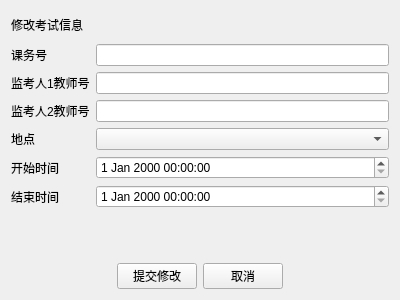
<?xml version="1.0" encoding="UTF-8"?>
<ui version="4.0">
 <class>admin_update_exam</class>
 <widget class="QWidget" name="admin_update_exam">
  <property name="geometry">
   <rect>
    <x>0</x>
    <y>0</y>
    <width>400</width>
    <height>300</height>
   </rect>
  </property>
  <property name="windowTitle">
   <string>Form</string>
  </property>
  <layout class="QVBoxLayout" name="verticalLayout" stretch="1,8,1">
   <item>
    <widget class="QLabel" name="label">
     <property name="text">
      <string>修改考试信息</string>
     </property>
    </widget>
   </item>
   <item>
    <layout class="QFormLayout" name="formLayout">
     <item row="0" column="0">
      <widget class="QLabel" name="Label">
       <property name="text">
        <string>课务号</string>
       </property>
      </widget>
     </item>
     <item row="0" column="1">
      <widget class="QLineEdit" name="LineEdit"/>
     </item>
     <item row="1" column="0">
      <widget class="QLabel" name="Label1">
       <property name="text">
        <string>监考人1教师号</string>
       </property>
      </widget>
     </item>
     <item row="1" column="1">
      <widget class="QLineEdit" name="LineEdit1"/>
     </item>
     <item row="2" column="0">
      <widget class="QLabel" name="Label2">
       <property name="text">
        <string>监考人2教师号</string>
       </property>
      </widget>
     </item>
     <item row="2" column="1">
      <widget class="QLineEdit" name="LineEdit2"/>
     </item>
     <item row="3" column="0">
      <widget class="QLabel" name="Label_2">
       <property name="text">
        <string>地点</string>
       </property>
      </widget>
     </item>
     <item row="3" column="1">
      <widget class="QComboBox" name="ComboBox"/>
     </item>
     <item row="4" column="0">
      <widget class="QLabel" name="Label_3">
       <property name="text">
        <string>开始时间</string>
       </property>
      </widget>
     </item>
     <item row="4" column="1">
      <widget class="QDateTimeEdit" name="DateTimeEdit"/>
     </item>
     <item row="5" column="0">
      <widget class="QLabel" name="Label_4">
       <property name="text">
        <string>结束时间</string>
       </property>
      </widget>
     </item>
     <item row="5" column="1">
      <widget class="QDateTimeEdit" name="DateTimeEdit_2"/>
     </item>
    </layout>
   </item>
   <item>
    <layout class="QHBoxLayout" name="horizontalLayout_2">
     <item>
      <spacer name="horizontalSpacer">
       <property name="orientation">
        <enum>Qt::Horizontal</enum>
       </property>
       <property name="sizeHint" stdset="0">
        <size>
         <width>40</width>
         <height>20</height>
        </size>
       </property>
      </spacer>
     </item>
     <item>
      <widget class="QPushButton" name="pushButton">
       <property name="text">
        <string>提交修改</string>
       </property>
      </widget>
     </item>
     <item>
      <widget class="QPushButton" name="pushButton_2">
       <property name="text">
        <string>取消</string>
       </property>
      </widget>
     </item>
     <item>
      <spacer name="horizontalSpacer_2">
       <property name="orientation">
        <enum>Qt::Horizontal</enum>
       </property>
       <property name="sizeHint" stdset="0">
        <size>
         <width>40</width>
         <height>20</height>
        </size>
       </property>
      </spacer>
     </item>
    </layout>
   </item>
  </layout>
 </widget>
 <resources/>
 <connections/>
</ui>
